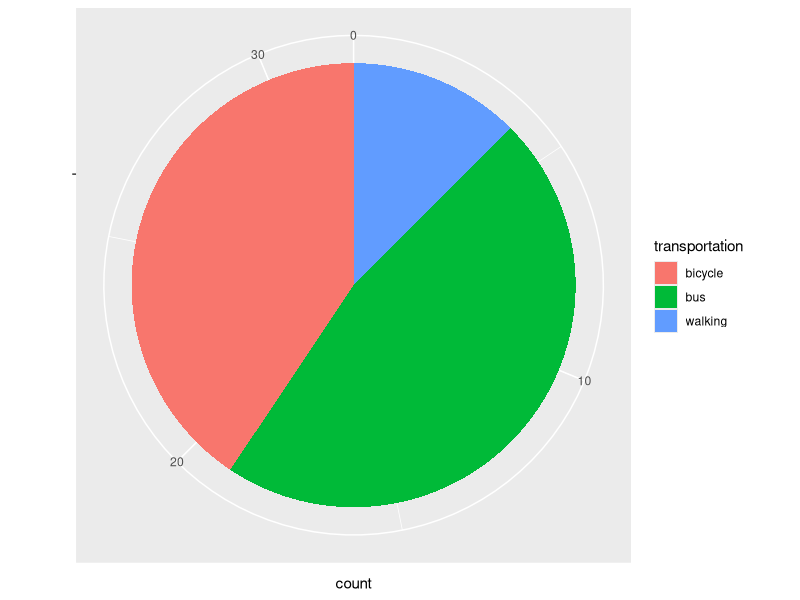

Source code (R):
## ---- chunk 1
# Install forcats if not already installed
# install.packages("forcats")

# Load libraries
library(ggplot2)
library(forcats)



# Data
transp <- c("bycicle", "bus", "bus", "walking", "bus", "bycicle", "bycicle",
            "bus", "bus", "bus" , "bycicle", "bus", "bycicle", "bycicle", 
            "walking", "bus", "bus", "bicycle", "bicycle", "walking", "walking",
            "bicycle", "bus", "bus", "bus", "bus", "bicycle", "bus", "bus",
            "bicycle", "bicycle", "bicycle")

table(transp)
dat3 <- data.frame(transportation=c("bus", "bicycle", "walking"), count=c(15, 13, 4))

# Graph

ggplot(data=dat3) +
  geom_bar(mapping=aes(x="", y=count, fill=transportation), stat="identity") +
  coord_polar("y", start=0) +
  xlab("")
